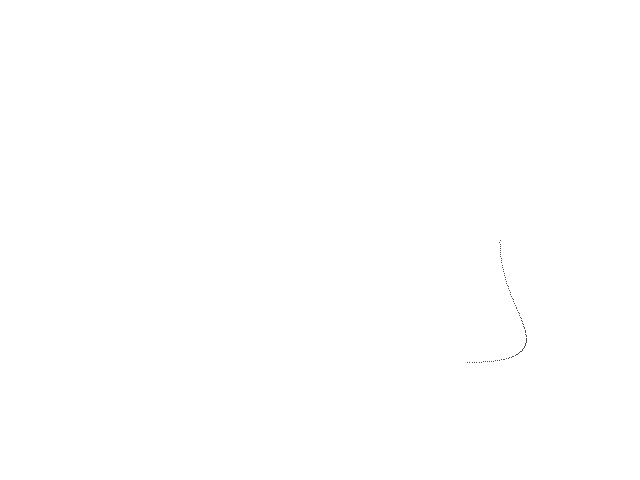
Frame 1 (no input)
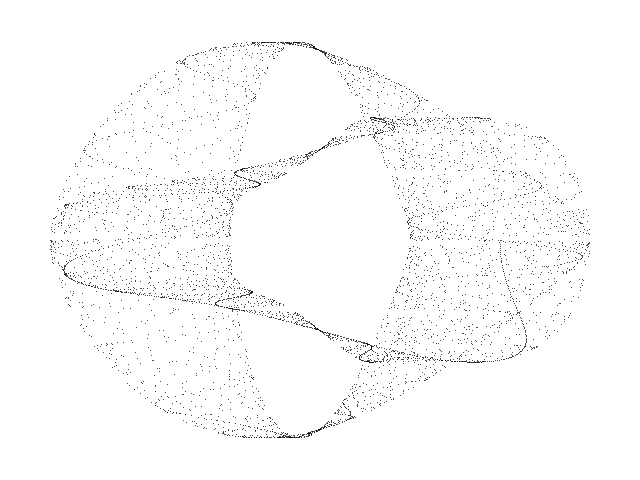
Frame 60 (the mouse pressed at the canvas centre just before this capture)
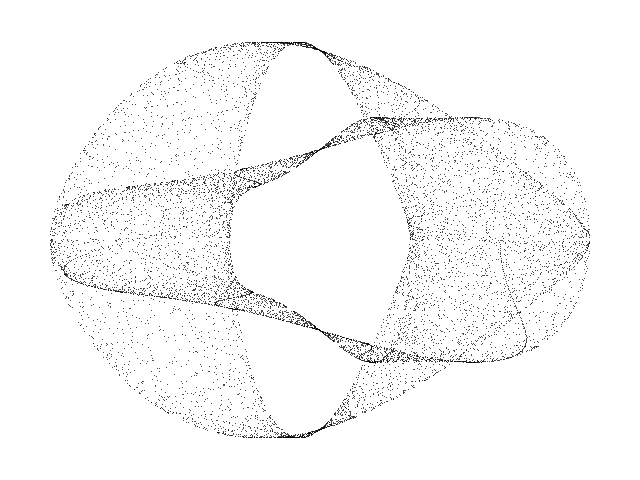
Frame 120 (the mouse held since frame 60 and released just before this capture)

The Processing sketch that drew these frames (run headless with seeded random() and noise(); from frame 60 on, the mouse is pressed at the canvas centre):

// Processing sketch: Knot_Oscillator
// ── Knot_Oscillator.pde
// Knot geometric oscillator //

  float x = 0.0;
  float y = 0.0;
  float t = 0.0;
  float a = 1.5;
  float dt = 0.01;
  

void setup() {
  
  size(640, 480);
  background(255);

}

void draw() {
  
  for (int i=0; i<100; i++) {
  
    float nx = x;
    float ny = y;
    
    x = (2.0 + sin(ny * t)) * cos(t);
    y = (2.0 + cos(a * t)) * sin(t);
    
    t = t + dt;
  
    point(320 + (90 * x), 240 + (70 * y));
    
  }
  
}
